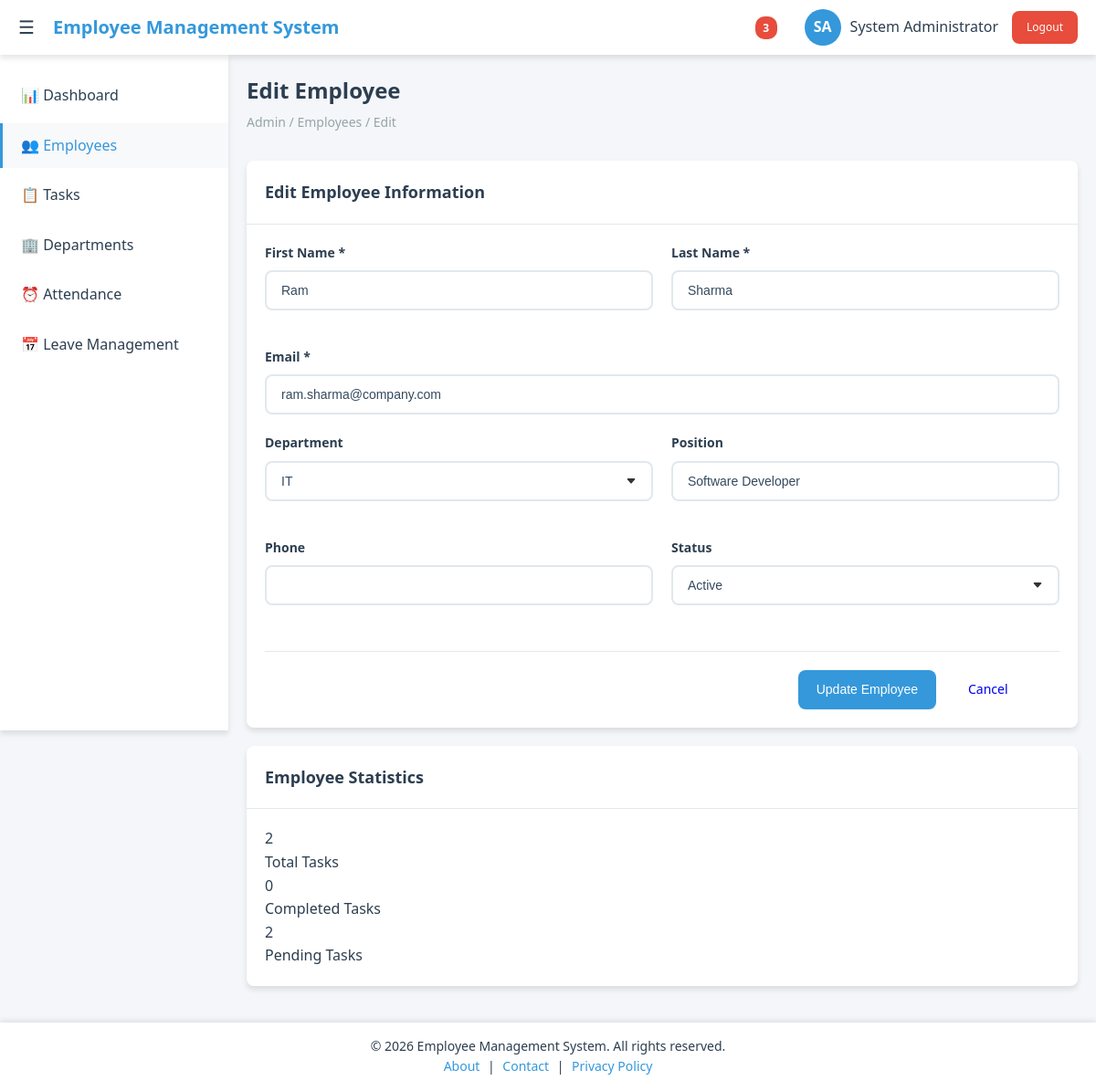
The app's page /admin/employees/edit.php?id=2 (signed in) with its own data.
### tables this page shows
CREATE TABLE users (
    id INT PRIMARY KEY AUTO_INCREMENT,
    username VARCHAR(50) UNIQUE NOT NULL,
    email VARCHAR(100) UNIQUE NOT NULL,
    password VARCHAR(255) NOT NULL,
    first_name VARCHAR(50) NOT NULL,
    last_name VARCHAR(50) NOT NULL,
    role ENUM('admin', 'employee') DEFAULT 'employee',
    department_id INT,
    position VARCHAR(100),
    phone VARCHAR(20),
    hire_date DATE DEFAULT CURRENT_DATE,
    status ENUM('active', 'inactive') DEFAULT 'active',
    created_at TIMESTAMP DEFAULT CURRENT_TIMESTAMP,
    updated_at TIMESTAMP DEFAULT CURRENT_TIMESTAMP ON UPDATE CURRENT_TIMESTAMP
);

CREATE TABLE departments (
    id INT PRIMARY KEY AUTO_INCREMENT,
    name VARCHAR(100) NOT NULL,
    description TEXT,
    manager_id INT,
    status ENUM('active', 'inactive') DEFAULT 'active',
    created_at TIMESTAMP DEFAULT CURRENT_TIMESTAMP
);

### config.php (called while the page is built, shortened)
<?php
$conn = new mysqli(DB_HOST, DB_USER, DB_PASS, DB_NAME);
$conn->set_charset("utf8mb4");
function sanitize($data) {
    global $conn;
    return mysqli_real_escape_string($conn, trim($data));
}
?>

### admin/employees/edit.php (the view, shortened to what this page needs)
<?php
include '../../config.php';
$employee_id = sanitize($_GET['id']);
$sql = "SELECT * FROM users WHERE id = ? AND role = 'employee'";
$stmt = $conn->prepare($sql);
$stmt->bind_param("i", $employee_id);
$stmt->execute();
$result = $stmt->get_result();
$employee = $result->fetch_assoc();
$dept_sql = "SELECT * FROM departments WHERE status = 'active'";
$dept_result = $conn->query($dept_sql);
?>
<!DOCTYPE html>
<html lang="en">
<head>
    <link rel="stylesheet" href="../../assets/css/style.css">
    <link rel="stylesheet" href="../../assets/css/admin.css">
    <link rel="stylesheet" href="../../assets/css/forms.css">
</head>
<body>
    <?php include '../../includes/header.php'; ?>
    <?php include '../../includes/sidebar.php'; ?>
    <main class="main-content">
        <div class="page-header">
            <h1 class="page-title">Edit Employee</h1>
            <div class="breadcrumb">Admin / Employees / Edit</div>
        </div>
        <div class="card">
            <div class="card-header">
                <h2 class="card-title">Edit Employee Information</h2>
            </div>
            <div class="card-body">
                <form method="POST" action="">
                    <div class="form-row">
                        <div class="form-group">
                            <label for="first_name" class="form-label">First Name *</label>
                            <input type="text" id="first_name" name="first_name" class="form-control"
                                   value="<?php echo htmlspecialchars($employee['first_name']); ?>" required>
                        </div>
                        <div class="form-group">
                            <label for="last_name" class="form-label">Last Name *</label>
                            <input type="text" id="last_name" name="last_name" class="form-control"
                                   value="<?php echo htmlspecialchars($employee['last_name']); ?>" required>
                        </div>
                    </div>
                    <div class="form-group">
                        <label for="email" class="form-label">Email *</label>
                        <input type="email" id="email" name="email" class="form-control"
                               value="<?php echo htmlspecialchars($employee['email']); ?>" required>
                    </div>
                    <div class="form-row">
                        <div class="form-group">
                            <label for="department_id" class="form-label">Department</label>
                            <select id="department_id" name="department_id" class="form-control">
                                <?php while ($dept = $dept_result->fetch_assoc()): ?>
                                    <option value="<?php echo $dept['id']; ?>"
                                        <?php echo ($employee['department_id'] == $dept['id']) ? 'selected' : ''; ?>>
                                        <?php echo htmlspecialchars($dept['name']); ?>
                                    </option>
                                <?php endwhile; ?>
                            </select>
                        </div>
                        <div class="form-group">
                            <label for="position" class="form-label">Position</label>
                            <input type="text" id="position" name="position" class="form-control"
                                   value="<?php echo htmlspecialchars($employee['position'] ?? ''); ?>">
                        </div>
                    </div>
                    <div class="form-row">
                        <div class="form-group">
                            <label for="phone" class="form-label">Phone</label>
                            <input type="tel" id="phone" name="phone" class="form-control"
                                   value="<?php echo htmlspecialchars($employee['phone'] ?? ''); ?>">
                        </div>
                        <div class="form-group">
                            <label for="status" class="form-label">Status</label>
                            <select id="status" name="status" class="form-control" required>
                                <option value="active" <?php echo $employee['status'] == 'active' ? 'selected' : ''; ?>>Active</option>
                            </select>
                        </div>
                    </div>
                    <div class="form-actions">
                        <button type="submit" class="btn btn-primary">Update Employee</button>
                        <a href="manage.php" class="btn">Cancel</a>
                    </div>
                </form>
            </div>
        </div>
        <div class="card">
            <div class="card-header">
                <h2 class="card-title">Employee Statistics</h2>
            </div>
            <div class="card-body">
                <?php
                $tasks_sql = "SELECT COUNT(*) as total_tasks FROM tasks WHERE assigned_to = ?";
                $stmt = $conn->prepare($tasks_sql);
                $stmt->bind_param("i", $employee_id);
                $stmt->execute();
                $tasks_result = $stmt->get_result();
                $total_tasks = $tasks_result->fetch_assoc()['total_tasks'];
                $completed_sql = "SELECT COUNT(*) as completed_tasks FROM tasks WHERE assigned_to = ? AND status = 'completed'";
                $stmt = $conn->prepare($completed_sql);
                $stmt->bind_param("i", $employee_id);
                $stmt->execute();
                $completed_result = $stmt->get_result();
                $completed_tasks = $completed_result->fetch_assoc()['completed_tasks'];
                ?>
                <div class="stats-grid">
                    <div class="stat-item">
                        <div class="stat-number"><?php echo $total_tasks; ?></div>
                        <div class="stat-label">Total Tasks</div>
                    </div>
                    <div class="stat-item">
                        <div class="stat-number"><?php echo $completed_tasks; ?></div>
                        <div class="stat-label">Completed Tasks</div>
                    </div>
                    <div class="stat-item">
                        <div class="stat-number"><?php echo $total_tasks - $completed_tasks; ?></div>
                        <div class="stat-label">Pending Tasks</div>
                    </div>
                </div>
            </div>
        </div>
    </main>
    <?php include '../../includes/footer.php'; ?>
</body>
</html>

### assets/css/style.css (style rules this page uses)
:root { --primary-color: #3498db; --primary-dark: #2980b9; --secondary-color: #2c3e50; --success-color: #27ae60; --warning-color: #f39c12; --danger-color: #e74c3c; --light-color: #ecf0f1; --dark-color: #34495e; --white: #ffffff; --gray: #95a5a6; --gray-light: #bdc3c7; --border-radius: 8px; --box-shadow: 0 4px 6px rgba(0, 0, 0, 0.1); --transition: all 0.3s ease; --sidebar-width: 250px; --header-height: 60px; }
* { margin: 0; padding: 0; box-sizing: border-box; }
body { font-family: 'Segoe UI', Tahoma, Geneva, Verdana, sans-serif; background-color: #f5f6fa; color: var(--secondary-color); line-height: 1.6; }
.main-content { margin-left: var(--sidebar-width); margin-top: var(--header-height); padding: 20px; transition: var(--transition); min-height: calc(100vh - var(--header-height)); }
.page-header { margin-bottom: 30px; }
.page-title { font-size: 24px; font-weight: 600; color: var(--secondary-color); margin-bottom: 5px; }
.breadcrumb { color: var(--gray); font-size: 14px; }
.card { background: var(--white); border-radius: var(--border-radius); box-shadow: var(--box-shadow); margin-bottom: 20px; transition: var(--transition); }
.card-header { padding: 20px; border-bottom: 1px solid #e1e8ed; display: flex; justify-content: between; align-items: center; }
.card-title { font-size: 18px; font-weight: 600; color: var(--secondary-color); }
.card-body { padding: 20px; }
.btn { display: inline-flex; align-items: center; gap: 8px; padding: 10px 20px; border: none; border-radius: var(--border-radius); font-size: 14px; font-weight: 500; cursor: pointer; transition: var(--transition); text-decoration: none; }
.btn-primary { background-color: var(--primary-color); color: var(--white); }
.form-group { margin-bottom: 20px; }
.form-label { display: block; margin-bottom: 8px; font-weight: 500; color: var(--secondary-color); }
.form-control { width: 100%; padding: 10px 12px; border: 2px solid #e1e8ed; border-radius: var(--border-radius); font-size: 14px; transition: var(--transition); }
body { padding-top: 0; }

### assets/css/forms.css (style rules this page uses)
.form-row { display: grid; grid-template-columns: 1fr 1fr; gap: 20px; margin-bottom: 20px; }
.form-group { margin-bottom: 20px; }
.form-label { display: block; margin-bottom: 8px; font-weight: 600; color: var(--secondary-color); font-size: 14px; }
.form-control { width: 100%; padding: 12px 16px; border: 2px solid #e1e8ed; border-radius: var(--border-radius); font-size: 14px; transition: var(--transition); background-color: var(--white); color: var(--dark-color); }
.form-actions { display: flex; gap: 15px; justify-content: flex-end; margin-top: 30px; padding-top: 20px; border-top: 1px solid #e1e8ed; }
.form-actions .btn { min-width: 120px; }
select.form-control { appearance: none; background-repeat: no-repeat; background-position: right 16px center; padding-right: 40px; }

### includes/footer.php (style rules this page uses)
body, html { min-height: 100%; display: flex; flex-direction: column; }
.main-content { flex: 1 0 auto; }

### records on screen
users: first_name "Ram", last_name "Sharma", email "ram.sharma@company.com", department_id "IT", position "Software Developer", status "Active"

### other values on screen
$pending_count + $unassigned_count "3"
$_SESSION['first_name'] "System"
$_SESSION['last_name'] "Administrator"
$total_tasks "2"
$completed_tasks "0"
$total_tasks - $completed_tasks "2"
